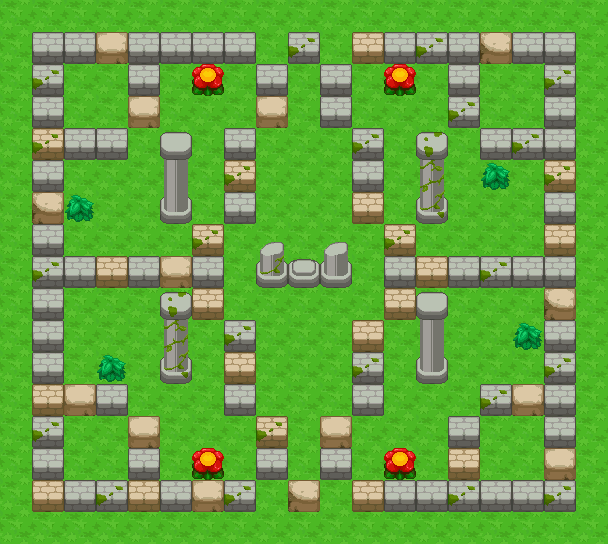

This game map was drawn from its Tiled (.tmx) file and the tilesets committed beside it. A one-line description and the trimmed map source follow:
An orthogonal 19x17 tile map with 32x32 px tiles, 3 tile layers (Ground, Blocks, Beams) and 4 objects (4x PlayerSpawn).

<map version="1.0" orientation="orthogonal" width="19" height="17" tilewidth="32" tileheight="32">
 <tileset firstgid="1" name="Tileset_Forest" tilewidth="32" tileheight="32">
  <image source="Tileset_Forest.png" width="256" height="256" />
  <tile id="8">
   <properties>
    <property name="Blocked" value="1" />
    <property name="Destroyable" value="1" />
   </properties>
  </tile>
  <tile id="9">
   <properties>
    <property name="Blocked" value="1" />
    <property name="Destroyable" value="1" />
   </properties>
  </tile>
  <tile id="10">
   <properties>
    <property name="Blocked" value="1" />
    <property name="Destroyable" value="1" />
   </properties>
  </tile>
  <tile id="11">
   <properties>
    <property name="Blocked" value="1" />
    <property name="Destroyable" value="1" />
   </properties>
  </tile>
  <tile id="12">
   <properties>
    <property name="Blocked" value="1" />
    <property name="Destroyable" value="1" />
   </properties>
  </tile>
  <tile id="13">
   <properties>
    <property name="Blocked" value="1" />
    <property name="Destroyable" value="1" />
   </properties>
  </tile>
  <tile id="14">
   <properties>
    <property name="Blocked" value="1" />
    <property name="Destoryable" value="1" />
   </properties>
  </tile>
  <tile id="16">
   <properties>
    <property name="Blocked" value="1" />
    <property name="Destroyable" value="1" />
   </properties>
  </tile>
  <tile id="17">
   <properties>
    <property name="Blocked" value="1" />
   </properties>
  </tile>
  <tile id="26">
   <properties>
    <property name="Blocked" value="1" />
   </properties>
  </tile>
  <tile id="28">
   <properties>
    <property name="Blocked" value="1" />
   </properties>
  </tile>
  <tile id="35">
   <properties>
    <property name="Blocked" value="1" />
   </properties>
  </tile>
  <tile id="37">
   <properties>
    <property name="Blocked" value="1" />
   </properties>
  </tile>
 </tileset>
 <layer name="Ground" width="19" height="17">
  <data>[323 cells, 323 non-empty, 1 distinct tile ids]</data>
 </layer>
 <layer name="Blocks" width="19" height="17">
  <data>[323 cells, 189 non-empty, 21 distinct tile ids]</data>
 </layer>
 <layer name="Beams" width="19" height="17">
  <properties>
   <property name="Fringed" value="1" />
  </properties>
  <data>[323 cells, 10 non-empty, 5 distinct tile ids]</data>
 </layer>
 <objectgroup name="PlayerSpawn" width="19" height="17">
  <object name="Player 1" type="PlayerSpawn" x="64" y="416" width="64" height="64" />
  <object name="Player 2" type="PlayerSpawn" x="480" y="416" width="64" height="64" />
  <object name="Player 3" type="PlayerSpawn" x="480" y="64" width="64" height="64" />
  <object name="Player 4" type="PlayerSpawn" x="64" y="64" width="64" height="64" />
 </objectgroup>
</map>
